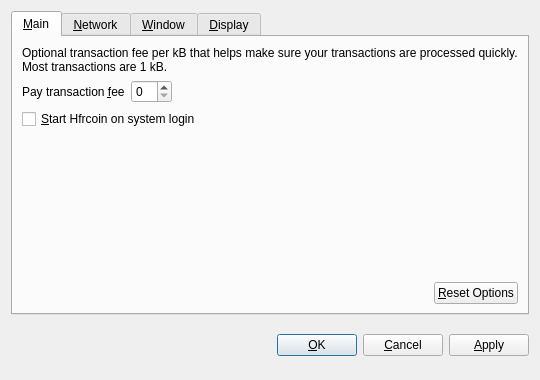
<?xml version="1.0" encoding="UTF-8"?>
<ui version="4.0">
 <class>OptionsDialog</class>
 <widget class="QDialog" name="OptionsDialog">
  <property name="geometry">
   <rect>
    <x>0</x>
    <y>0</y>
    <width>540</width>
    <height>380</height>
   </rect>
  </property>
  <property name="windowTitle">
   <string>Options</string>
  </property>
  <property name="modal">
   <bool>true</bool>
  </property>
  <layout class="QVBoxLayout" name="verticalLayout">
   <item>
    <widget class="QTabWidget" name="tabWidget">
     <property name="tabPosition">
      <enum>QTabWidget::North</enum>
     </property>
     <property name="currentIndex">
      <number>0</number>
     </property>
     <widget class="QWidget" name="tabMain">
      <attribute name="title">
       <string>&amp;Main</string>
      </attribute>
      <layout class="QVBoxLayout" name="verticalLayout_Main">
       <item>
        <widget class="QLabel" name="transactionFeeInfoLabel">
         <property name="text">
          <string>Optional transaction fee per kB that helps make sure your transactions are processed quickly. Most transactions are 1 kB.</string>
         </property>
         <property name="textFormat">
          <enum>Qt::PlainText</enum>
         </property>
         <property name="wordWrap">
          <bool>true</bool>
         </property>
        </widget>
       </item>
       <item>
        <layout class="QHBoxLayout" name="horizontalLayout_1_Main">
         <item>
          <widget class="QLabel" name="transactionFeeLabel">
           <property name="text">
            <string>Pay transaction &amp;fee</string>
           </property>
           <property name="textFormat">
            <enum>Qt::PlainText</enum>
           </property>
           <property name="buddy">
            <cstring>transactionFee</cstring>
           </property>
          </widget>
         </item>
         <item>
          <widget class="BitcoinAmountField" name="transactionFee"/>
         </item>
         <item>
          <spacer name="horizontalSpacer_1_Main">
           <property name="orientation">
            <enum>Qt::Horizontal</enum>
           </property>
           <property name="sizeHint" stdset="0">
            <size>
             <width>40</width>
             <height>20</height>
            </size>
           </property>
          </spacer>
         </item>
        </layout>
       </item>
       <item>
        <widget class="QCheckBox" name="bitcoinAtStartup">
         <property name="toolTip">
          <string>Automatically start Hfrcoin after logging in to the system.</string>
         </property>
         <property name="text">
          <string>&amp;Start Hfrcoin on system login</string>
         </property>
        </widget>
       </item>
       <item>
        <spacer name="verticalSpacer_Main">
         <property name="orientation">
          <enum>Qt::Vertical</enum>
         </property>
         <property name="sizeHint" stdset="0">
          <size>
           <width>20</width>
           <height>40</height>
          </size>
         </property>
        </spacer>
       </item>
       <item>
        <layout class="QHBoxLayout" name="horizontalLayout_2_Main">
         <item>
          <spacer name="horizontalSpacer_2_Main">
           <property name="orientation">
            <enum>Qt::Horizontal</enum>
           </property>
           <property name="sizeHint" stdset="0">
            <size>
             <width>40</width>
             <height>20</height>
            </size>
           </property>
          </spacer>
         </item>
         <item>
          <widget class="QPushButton" name="resetButton">
           <property name="toolTip">
            <string>Reset all client options to default.</string>
           </property>
           <property name="text">
            <string>&amp;Reset Options</string>
           </property>
           <property name="autoDefault">
            <bool>false</bool>
           </property>
          </widget>
         </item>
        </layout>
       </item>
      </layout>
     </widget>
     <widget class="QWidget" name="tabNetwork">
      <attribute name="title">
       <string>&amp;Network</string>
      </attribute>
      <layout class="QVBoxLayout" name="verticalLayout_Network">
       <item>
        <widget class="QCheckBox" name="mapPortUpnp">
         <property name="toolTip">
          <string>Automatically open the Hfrcoin client port on the router. This only works when your router supports UPnP and it is enabled.</string>
         </property>
         <property name="text">
          <string>Map port using &amp;UPnP</string>
         </property>
        </widget>
       </item>
       <item>
        <widget class="QCheckBox" name="connectSocks">
         <property name="toolTip">
          <string>Connect to the Hfrcoin network through a SOCKS proxy (e.g. when connecting through Tor).</string>
         </property>
         <property name="text">
          <string>&amp;Connect through SOCKS proxy:</string>
         </property>
        </widget>
       </item>
       <item>
        <layout class="QHBoxLayout" name="horizontalLayout_Network">
         <item>
          <widget class="QLabel" name="proxyIpLabel">
           <property name="text">
            <string>Proxy &amp;IP:</string>
           </property>
           <property name="textFormat">
            <enum>Qt::PlainText</enum>
           </property>
           <property name="buddy">
            <cstring>proxyIp</cstring>
           </property>
          </widget>
         </item>
         <item>
          <widget class="QValidatedLineEdit" name="proxyIp">
           <property name="maximumSize">
            <size>
             <width>140</width>
             <height>16777215</height>
            </size>
           </property>
           <property name="toolTip">
            <string>IP address of the proxy (e.g. 127.0.0.1)</string>
           </property>
          </widget>
         </item>
         <item>
          <widget class="QLabel" name="proxyPortLabel">
           <property name="text">
            <string>&amp;Port:</string>
           </property>
           <property name="textFormat">
            <enum>Qt::PlainText</enum>
           </property>
           <property name="buddy">
            <cstring>proxyPort</cstring>
           </property>
          </widget>
         </item>
         <item>
          <widget class="QLineEdit" name="proxyPort">
           <property name="maximumSize">
            <size>
             <width>55</width>
             <height>16777215</height>
            </size>
           </property>
           <property name="toolTip">
            <string>Port of the proxy (e.g. 9050)</string>
           </property>
          </widget>
         </item>
         <item>
          <widget class="QLabel" name="socksVersionLabel">
           <property name="text">
            <string>SOCKS &amp;Version:</string>
           </property>
           <property name="textFormat">
            <enum>Qt::PlainText</enum>
           </property>
           <property name="buddy">
            <cstring>socksVersion</cstring>
           </property>
          </widget>
         </item>
         <item>
          <widget class="QValueComboBox" name="socksVersion">
           <property name="toolTip">
            <string>SOCKS version of the proxy (e.g. 5)</string>
           </property>
          </widget>
         </item>
         <item>
          <spacer name="horizontalSpacer_Network">
           <property name="orientation">
            <enum>Qt::Horizontal</enum>
           </property>
           <property name="sizeHint" stdset="0">
            <size>
             <width>40</width>
             <height>20</height>
            </size>
           </property>
          </spacer>
         </item>
        </layout>
       </item>
       <item>
        <spacer name="verticalSpacer_Network">
         <property name="orientation">
          <enum>Qt::Vertical</enum>
         </property>
         <property name="sizeHint" stdset="0">
          <size>
           <width>20</width>
           <height>40</height>
          </size>
         </property>
        </spacer>
       </item>
      </layout>
     </widget>
     <widget class="QWidget" name="tabWindow">
      <attribute name="title">
       <string>&amp;Window</string>
      </attribute>
      <layout class="QVBoxLayout" name="verticalLayout_Window">
       <item>
        <widget class="QCheckBox" name="minimizeToTray">
         <property name="toolTip">
          <string>Show only a tray icon after minimizing the window.</string>
         </property>
         <property name="text">
          <string>&amp;Minimize to the tray instead of the taskbar</string>
         </property>
        </widget>
       </item>
       <item>
        <widget class="QCheckBox" name="minimizeOnClose">
         <property name="toolTip">
          <string>Minimize instead of exit the application when the window is closed. When this option is enabled, the application will be closed only after selecting Quit in the menu.</string>
         </property>
         <property name="text">
          <string>M&amp;inimize on close</string>
         </property>
        </widget>
       </item>
       <item>
        <spacer name="verticalSpacer_Window">
         <property name="orientation">
          <enum>Qt::Vertical</enum>
         </property>
         <property name="sizeHint" stdset="0">
          <size>
           <width>20</width>
           <height>40</height>
          </size>
         </property>
        </spacer>
       </item>
      </layout>
     </widget>
     <widget class="QWidget" name="tabDisplay">
      <attribute name="title">
       <string>&amp;Display</string>
      </attribute>
      <layout class="QVBoxLayout" name="verticalLayout_Display">
       <item>
        <layout class="QHBoxLayout" name="horizontalLayout_1_Display">
         <item>
          <widget class="QLabel" name="langLabel">
           <property name="text">
            <string>User Interface &amp;language:</string>
           </property>
           <property name="textFormat">
            <enum>Qt::PlainText</enum>
           </property>
           <property name="buddy">
            <cstring>lang</cstring>
           </property>
          </widget>
         </item>
         <item>
          <widget class="QValueComboBox" name="lang">
           <property name="toolTip">
            <string>The user interface language can be set here. This setting will take effect after restarting Hfrcoin.</string>
           </property>
          </widget>
         </item>
        </layout>
       </item>
       <item>
        <layout class="QHBoxLayout" name="horizontalLayout_2_Display">
         <item>
          <widget class="QLabel" name="unitLabel">
           <property name="text">
            <string>&amp;Unit to show amounts in:</string>
           </property>
           <property name="textFormat">
            <enum>Qt::PlainText</enum>
           </property>
           <property name="buddy">
            <cstring>unit</cstring>
           </property>
          </widget>
         </item>
         <item>
          <widget class="QValueComboBox" name="unit">
           <property name="toolTip">
            <string>Choose the default subdivision unit to show in the interface and when sending coins.</string>
           </property>
          </widget>
         </item>
        </layout>
       </item>
       <item>
        <widget class="QCheckBox" name="displayAddresses">
         <property name="toolTip">
          <string>Whether to show Hfrcoin addresses in the transaction list or not.</string>
         </property>
         <property name="text">
          <string>&amp;Display addresses in transaction list</string>
         </property>
        </widget>
       </item>
       <item>
        <widget class="QCheckBox" name="coinControlFeatures">
         <property name="toolTip">
          <string>Whether to show coin control features or not.</string>
         </property>
         <property name="text">
          <string>Display coin &amp;control features (experts only!)</string>
         </property>
        </widget>
       </item>
       <item>
        <spacer name="verticalSpacer_Display">
         <property name="orientation">
          <enum>Qt::Vertical</enum>
         </property>
         <property name="sizeHint" stdset="0">
          <size>
           <width>20</width>
           <height>40</height>
          </size>
         </property>
        </spacer>
       </item>
      </layout>
     </widget>
    </widget>
   </item>
   <item>
    <layout class="QHBoxLayout" name="horizontalLayout_Buttons">
     <item>
      <spacer name="horizontalSpacer_1">
       <property name="orientation">
        <enum>Qt::Horizontal</enum>
       </property>
       <property name="sizeHint" stdset="0">
        <size>
         <width>40</width>
         <height>48</height>
        </size>
       </property>
      </spacer>
     </item>
     <item>
      <widget class="QLabel" name="statusLabel">
       <property name="font">
        <font>
         <weight>75</weight>
         <bold>true</bold>
        </font>
       </property>
       <property name="text">
        <string/>
       </property>
       <property name="textFormat">
        <enum>Qt::PlainText</enum>
       </property>
       <property name="wordWrap">
        <bool>true</bool>
       </property>
      </widget>
     </item>
     <item>
      <spacer name="horizontalSpacer_2">
       <property name="orientation">
        <enum>Qt::Horizontal</enum>
       </property>
       <property name="sizeHint" stdset="0">
        <size>
         <width>40</width>
         <height>48</height>
        </size>
       </property>
      </spacer>
     </item>
     <item>
      <widget class="QPushButton" name="okButton">
       <property name="text">
        <string>&amp;OK</string>
       </property>
      </widget>
     </item>
     <item>
      <widget class="QPushButton" name="cancelButton">
       <property name="text">
        <string>&amp;Cancel</string>
       </property>
       <property name="autoDefault">
        <bool>false</bool>
       </property>
      </widget>
     </item>
     <item>
      <widget class="QPushButton" name="applyButton">
       <property name="text">
        <string>&amp;Apply</string>
       </property>
       <property name="autoDefault">
        <bool>false</bool>
       </property>
      </widget>
     </item>
    </layout>
   </item>
  </layout>
 </widget>
 <customwidgets>
  <customwidget>
   <class>BitcoinAmountField</class>
   <extends>QSpinBox</extends>
   <header>bitcoinamountfield.h</header>
  </customwidget>
  <customwidget>
   <class>QValueComboBox</class>
   <extends>QComboBox</extends>
   <header>qvaluecombobox.h</header>
  </customwidget>
  <customwidget>
   <class>QValidatedLineEdit</class>
   <extends>QLineEdit</extends>
   <header>qvalidatedlineedit.h</header>
  </customwidget>
 </customwidgets>
 <resources/>
 <connections/>
</ui>
